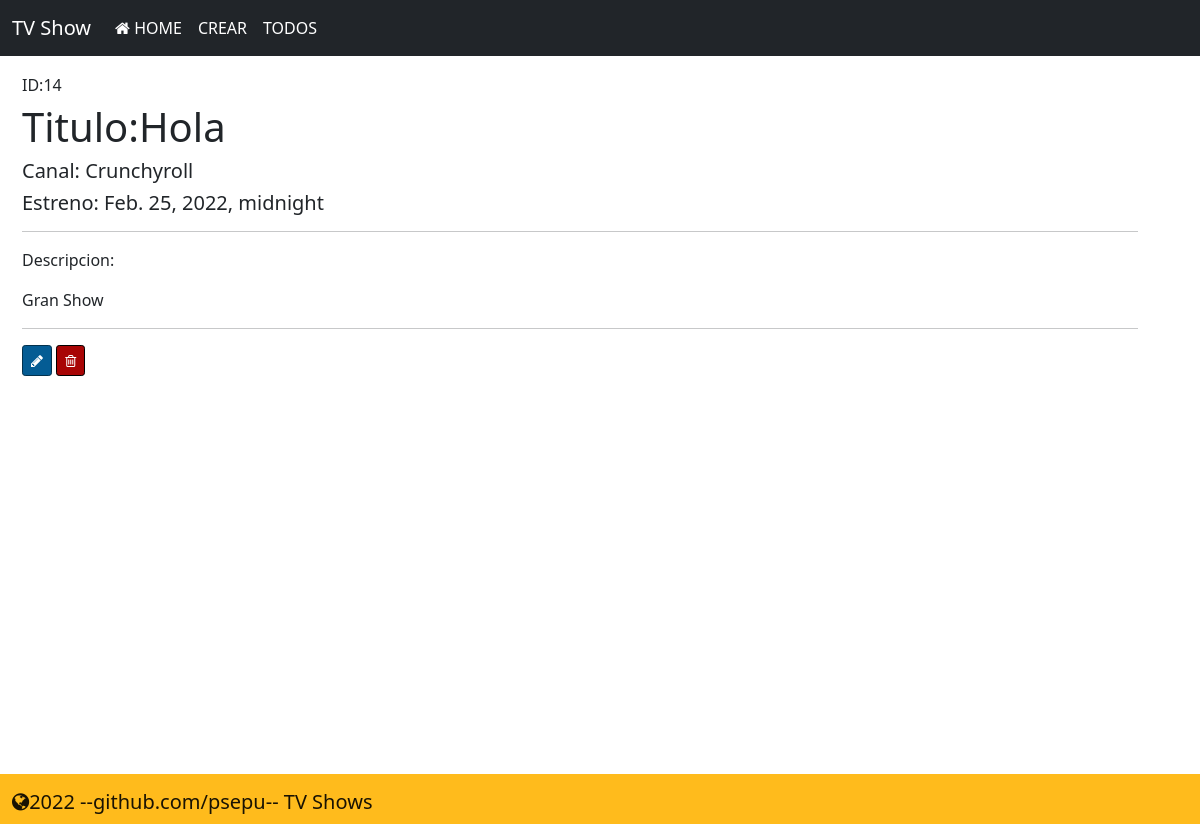
The page /show/14 on the database its author committed.
### app/models.py (models this page shows)
class Show(models.Model):
    title = models.CharField(max_length=200)
    network = models.CharField(max_length=200)
    release_date = models.DateTimeField()
    desc = models.TextField()
    created_at = models.DateTimeField(auto_now_add=True)
    updated_at = models.DateTimeField(auto_now=True)
    objects=valManager()

### app/views.py (the view)
# urls.py: path('show/<int:id>', views.show, name='show'),
def show(request, id):
    if request.method == "GET":
        contexto = {
            'show': Show.objects.get(id=id)
        }
        return render(request, 'show.html', contexto)

### app/templates/show.html (shortened to what this page needs)
{% extends "base.html"%}
{% block contenido %}
<div class="container">
    <h6> ID:{{show.id}}</h4>
    <h1>Titulo:{{show.title}}</h1>
    <h5>Canal: {{show.network}}</h5>
    <h5>Estreno: {{show.release_date}}</h5>
    <hr>
    <p>Descripcion: </p>
    <p>{{show.desc}}</p>
    <hr>
    <a href="{% url 'edit' id=show.id %}" class="btn btn-sm btn-success" style="background-color:#045C94; border-color: #02314D; color: white;"><i class="fa fa-pencil" aria-hidden="true"></i></a>
    <a href="{% url 'delete' id=show.id %}" class="btn btn-sm btn-success" style="background-color:#a80505; border-color: black; color: white;"><i class="fa fa-trash-o" aria-hidden="true"></i></a>
</div>
{% endblock %}

### app/templates/show.html (style rules this page uses)
.container { margin-top:20px; margin-left:10px; }

### rows shown on the page
Show: id "14", title "Hola", network "Crunchyroll", release_date "Feb. 25, 2022, midnight", desc "Gran Show"
